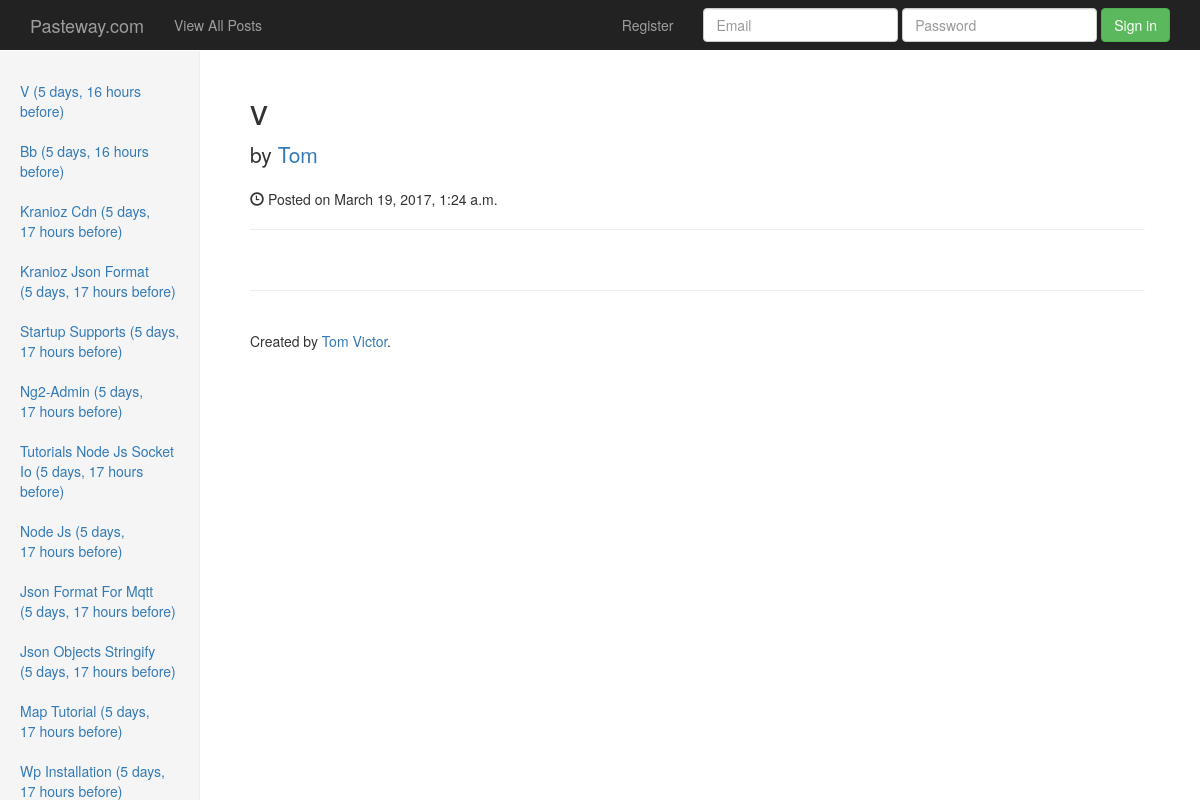
/3fac3/, run on an earlier commit of the app's database.
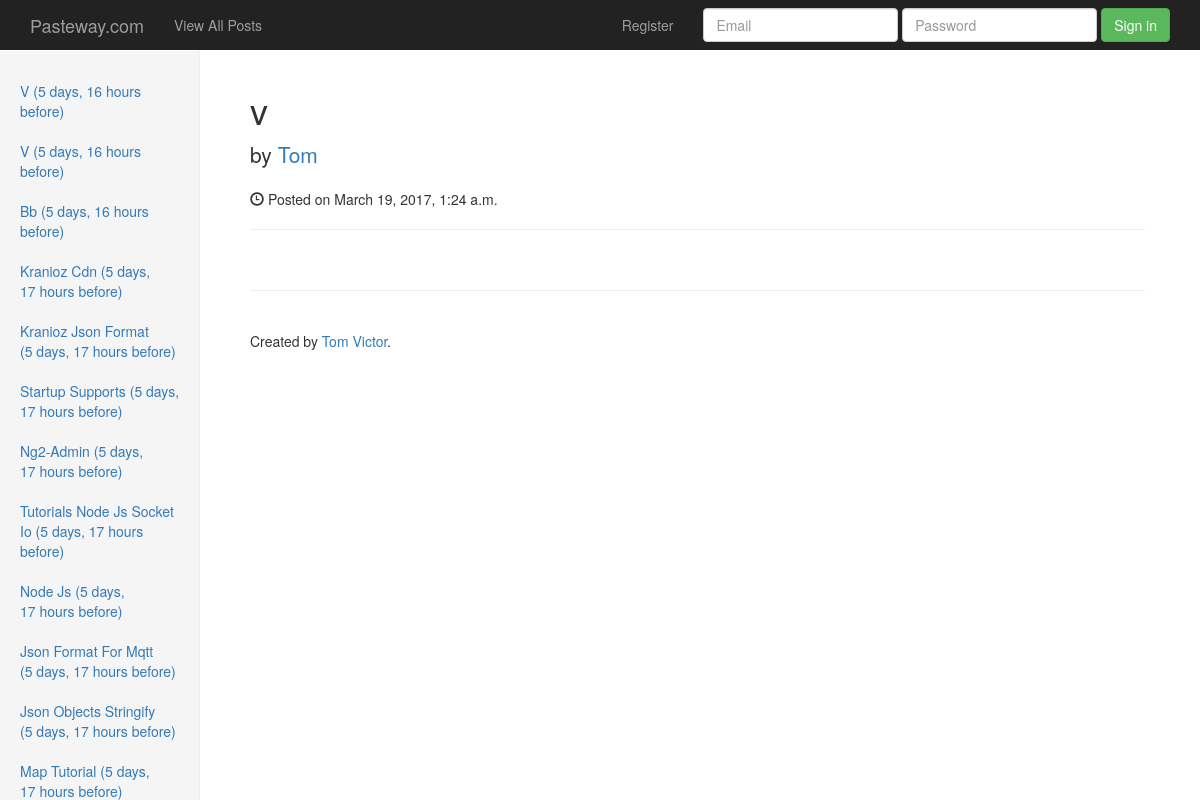
And on a later commit of the database.
### MainApp/models.py (models this page shows, shortened)
class Post(models.Model):
    title = models.CharField(max_length=500)
    content = models.TextField(blank=True, null=True)
    image = models.ImageField(blank=True,null=True,upload_to=user_directory_path)
    files = models.FileField(blank=True,null=True,upload_to=user_directory_path)
    status = models.CharField(max_length=100, choices=VISIBILITY_CHOICES,default='public')
    timestamp = models.DateTimeField(default=datetime.now())
    writer = models.ForeignKey(settings.AUTH_USER_MODEL,default=1)
    hits = models.IntegerField(default=0)
    likes = models.IntegerField(default=0)
    slug = models.SlugField(blank=True, default=None, unique=True)
    def get_absolute_url(self):
        if settings.DEBUG:
            return "http://pasteway.com/%s" % (self.slug)
        return "http://pasteway.com/%s" % (self.slug)

### MainApp/views.py (the view)
# urls.py: url(r'^(?P<slug>[-\w]+)/$', views.post_detail_view.as_view(template_name='detail-view.html'), name='detail'),
class post_detail_view(DetailView):
    model = Post
    query_pk_and_slug = "slug"
    context_object_name = 'thisPost'
    def get_context_data(self, **kwargs):
        context = super(post_detail_view, self).get_context_data(**kwargs)
        context['latest_posts'] = Post.objects.all().filter(status="public").order_by("-timestamp")[:18]
        return context

### templates/detail-view.html (shortened to what this page needs)
{% extends 'base.html' %}
{% load  staticfiles %}
{% load crispy_forms_tags %}
{% block extrahead %}
    <link href="{% static 'css/jumbotron.css' %}" rel="stylesheet" xmlns="http://www.w3.org/1999/html">
    <link href="{% static 'css/dashboard.css' %}" rel="stylesheet">
{% endblock %}
{% block content %}
    <div class="container">
        <div class="row">
            <div class="col-sm-3 col-md-2 sidebar">
                <ul class="nav nav-sidebar">
                    {% for object in latest_posts %}
                         <li><a href=" {% url 'MainApp:detail' object.slug %}">{{ object.title|title }} ({{ object.timestamp|timesince }} before)</a></li>
                    {% endfor %}
                </ul>
            </div>
            <div class="col-sm-9 col-sm-offset-3 col-md-10 col-md-offset-2 main">
                <h1>{{ thisPost.title }}</h1>
                <p class="lead">
                    by <a href="#">{{ thisPost.writer.first_name }}</a>
                </p>
                <p><span class="glyphicon glyphicon-time"></span> Posted on {{ thisPost.timestamp }}</p>
                <hr>
                <hr>
                <footer>
                    <p> Created by <a href="http://github.com/tomvictor" target="_blank">Tom Victor</a>.</p>
                </footer>
            </div>
        </div>
    </div>
{% endblock %}

What changed in the data, as far as the page shows it:
no longer on this page (row unchanged): Post: title "Wp Installation", timestamp "5 days, 17 hours"
added Post: title "V", timestamp "5 days, 16 hours"
